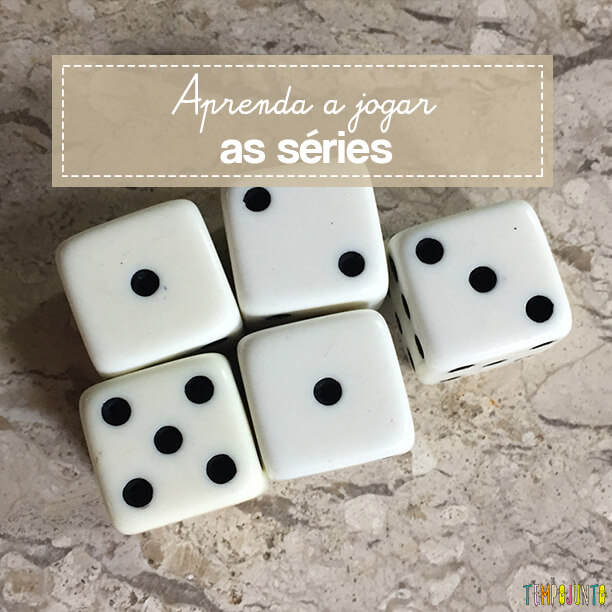
#> input picture atividade/trailhead/tutorial_Opencv/openContador/dados.jpg, 612 x 612 px
$ python openCounter.py   (older library calls are emulated)
#> lines starting #> are read from the running program, lines starting #| are printed output that depends on the picture; after the words box and inside, x2 and y2 are one past the last pixel; in counts of white or black regions, pixels touching at a corner belong together
#Identificando e contando objetos com Opencv
#Observação: o número de objetos deu errado, ainda tem que ser feito ajustes nos parâmetros da pipeline

import numpy as np
import cv2
import mahotas

#Função para facilitar a escrita nas imagem

def escreve(img, texto, cor=(255,0,0)):
  fonte = cv2.FONT_HERSHEY_SIMPLEX
  cv2.putText(img, texto, (10,20), fonte, 0.5, cor, 0, cv2.LINE_AA)

imgColorida = cv2.imread('dados.jpg')
#> imgColorida is the input picture: shape (612, 612, 3); mean B, G, R 152.9, 164.3, 170.6
#Se necessário o redimensioamento da imagem pode vir aqui.
largura = imgColorida.shape[1]
#> largura = 612
altura = imgColorida.shape[0]
#> altura = 612
proporcao = float(altura/largura)
#> proporcao = 1
largura_nova = 340
altura_nova = int(largura_nova*proporcao)
#> altura_nova = 340
tamanho_novo = (largura_nova, altura_nova)
#> tamanho_novo = (340, 340)
img_resize = cv2.resize(imgColorida, tamanho_novo, interpolation = cv2.INTER_AREA)

#Passo 1: Conversão para tons de cinza
img = cv2.cvtColor(img_resize, cv2.COLOR_BGR2GRAY)

#Passo 2: Blur/Suavização da imagem
suave = cv2.blur(img, (7, 7))
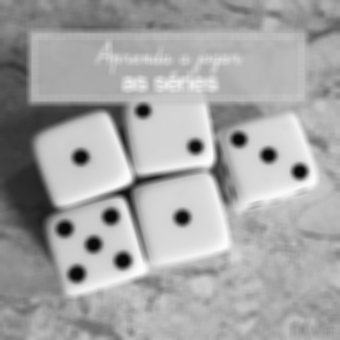
#> suave: shape (340, 340); min 9, max 253, mean 164.9

#Passo 3: Binarização resultando em pixels brancos e pretos
T = mahotas.thresholding.otsu(suave)
#> T = 143
bin = suave.copy()
bin[bin > T] = 255
bin[bin < 255] = 0
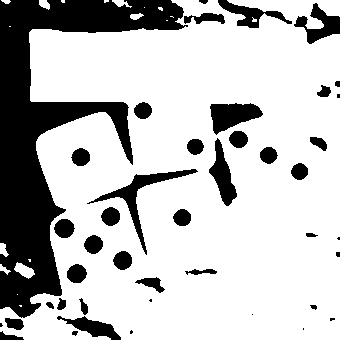
#> bin: shape (340, 340); 75% white; 43 black regions (9 under 20 px), largest, box (x1, y1, x2, y2) and area: (0, 0, 188, 318) 19092, (87, 169, 198, 255) 1231, (210, 103, 263, 135) 1033
bin = cv2.bitwise_not(bin)

#Passo 4: Detecção de bordas com Canny
bordas = cv2.Canny(bin, 70, 150)
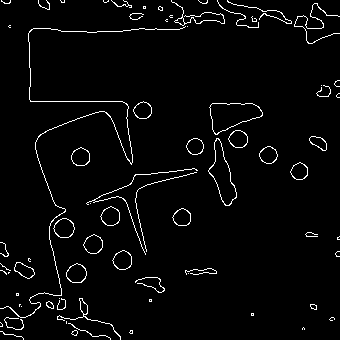
#> bordas: shape (340, 340); 3.2% white in thin lines or dots

#Passo 5: Identificação e contagem dos contornos da imagem
#cv2.RETR_EXTERNAL = conta apenas os contornos externos
#A variável lx (lixo) recebe dados que não são utilizados

(objetos, lx) = cv2.findContours(bordas.copy(),cv2.RETR_EXTERNAL, cv2.CHAIN_APPROX_SIMPLE)
#> objetos = 72 contours, 50 with area under 20; largest, box (x1, y1, x2, y2) and area: (209, 103, 263, 135) 1050, (208, 138, 237, 206) 852, (53, 218, 75, 238) 303, (66, 263, 87, 283) 292, (112, 250, 132, 270) 273; lx = 72 rows, first 6: [1, -1, -1, -1], [2, 0, -1, -1], [3, 1, -1, -1], [4, 2, -1, -1], [5, 3, -1, -1], [6, 4, -1, -1]
escreve(img, "Imagem em tons de cinza", 0)
#> in escreve, `cv2.putText(img, texto, (10,20), fonte, 0.5, cor, 0, cv2.LINE_AA)`:
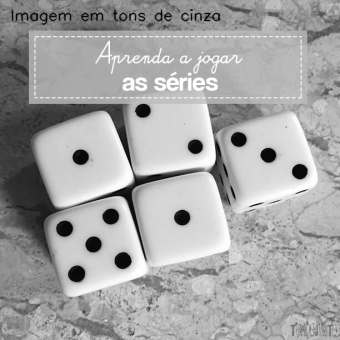
#> img: shape (340, 340); min 2, max 255, mean 164.3
escreve(suave, "Suavizacao com Blur", 0)
escreve(bin, "Binarizacao com Metodo Otsu", 255)
#> call 3 of escreve, with texto = 'Binarizacao com Metodo Otsu', cor = 255
#> in escreve (call 3), `cv2.putText(img, texto, (10,20), fonte, 0.5, cor, 0, cv2.LINE_AA)`:
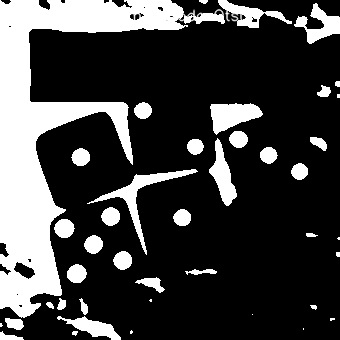
#> img: shape (340, 340); min 0, max 255, mean 64.1
escreve(bordas, "Detector de bordas Canny", 255)

temp = np.vstack([np.hstack([img, suave]), np.hstack([bin, bordas])])
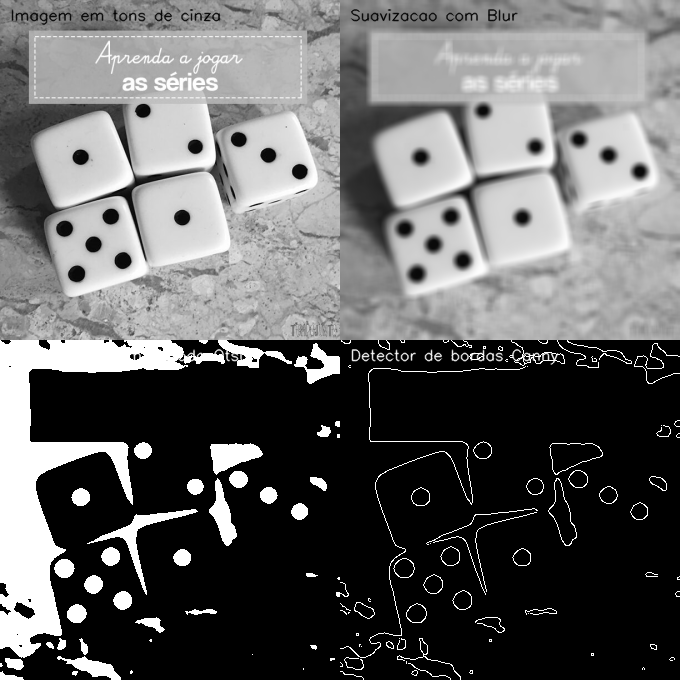
#> temp: shape (680, 680); min 0, max 255, mean 100.5

cv2.imshow("Quantidade de objetos: "+str(len(objetos)), temp)
cv2.waitKey(0)
imgC2 = img_resize.copy()


cv2.drawContours(imgC2, objetos, -1, (255, 0, 0), 2)
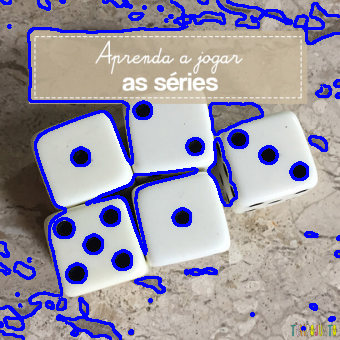
#> imgC2: shape (340, 340, 3); mean B, G, R 165.3, 148.5, 154.4
escreve(imgC2, str(len(objetos))+" objetos encontrados!")

cv2.imshow("Resultado", imgC2)
cv2.imwrite('contandoObjetos.jpg', imgC2)
cv2.waitKey(0)
